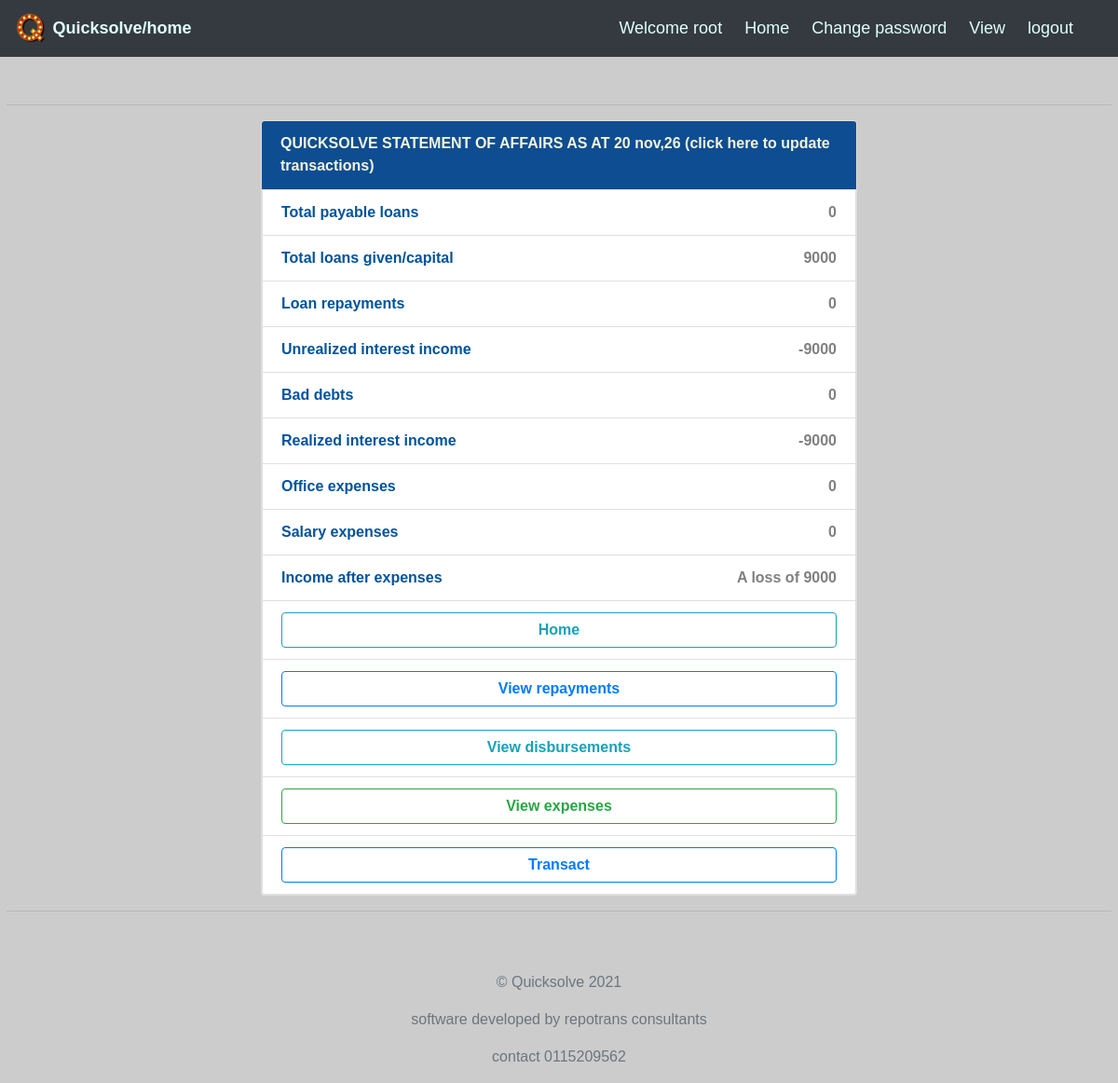
The app's page /transactions/income/ (signed in), older data.
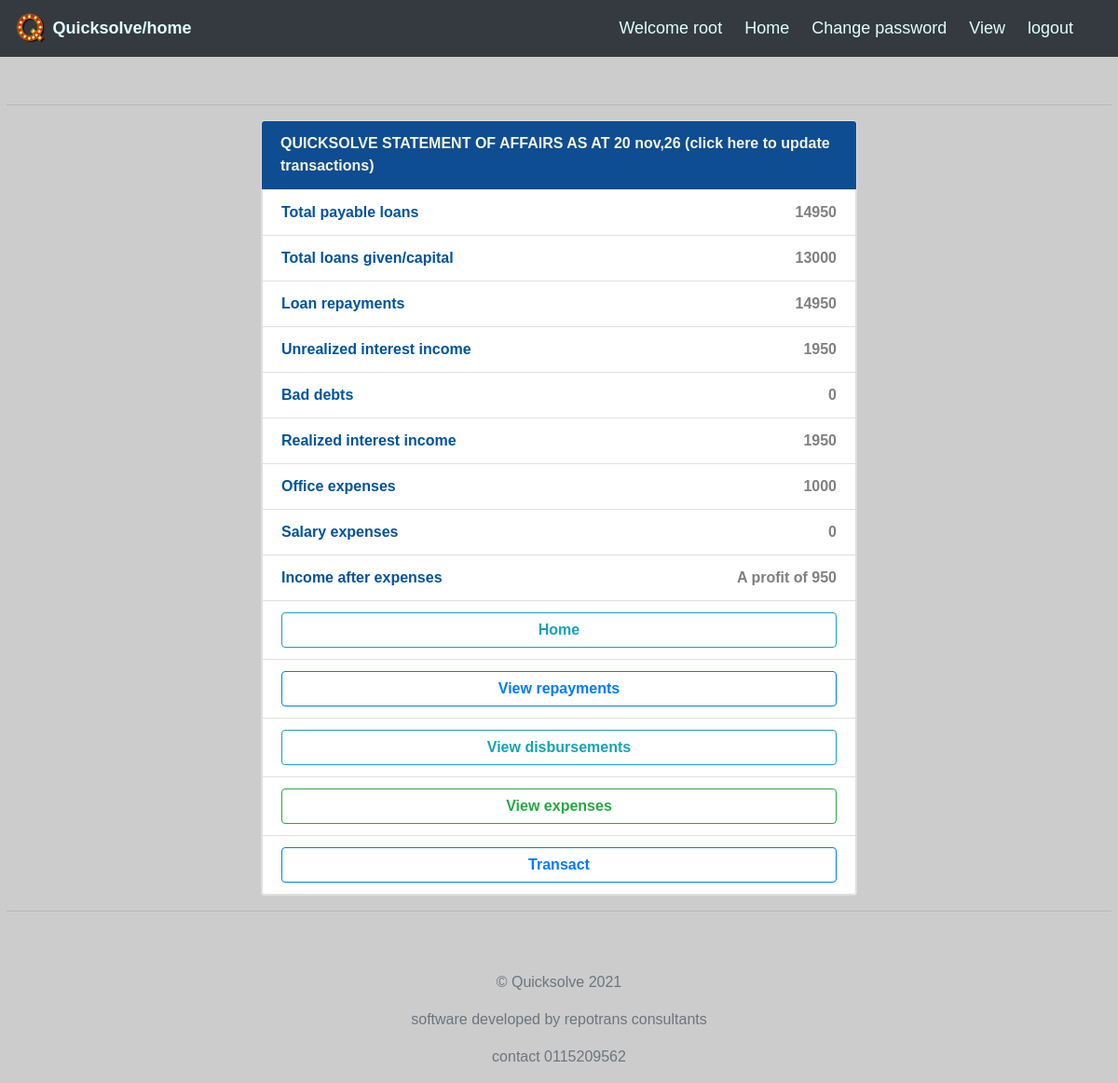
The same page, newer data.
### transactions/models.py (models this page shows, shortened)
class Transaction(models.Model):
    first_installment = models.IntegerField(default=0)
    second_installment = models.IntegerField(default=0)
    third_installment =models.IntegerField(default=0)
    fourth_installment = models.IntegerField(default=0)
    fifth_installment = models.IntegerField(default=0)
    sixth_installment =models.IntegerField(default=0)
    seventh_installment = models.IntegerField(default=0)
    eighth_installment =models.IntegerField(default=0)
    loan_payable =models.IntegerField(default=0)
    installment_description=models.CharField(max_length=1000,default="",blank=True)
    repayment_day=models.CharField(max_length=200,choices=CHOICES,default="",blank=True)
    lending_date=models.DateTimeField(default=timezone.now)
    clients_name=models.CharField(max_length=200,blank=True)
    clients_id=models.CharField(max_length=200,blank=True)
    clients_location=models.CharField(max_length=200,default="",blank=True)
    clients_phone=models.CharField(max_length=20,blank=True)
    loan_amount=models.IntegerField(default=0)
    interest_charged =models.FloatField(default=0.0)
    repayment_period = models.CharField(choices=period,max_length=100,blank=True)
    office_expenses = models.IntegerField(default=0)
    salary_expenses = models.IntegerField(default=0)
    expense_description = models.CharField(max_length=100,default="",blank=True)
    bad_debts =models.IntegerField(default=0)
    mode_of_payment = models.CharField(choices=MODE,max_length=100,default="",blank=True)
    lender=models.ForeignKey(User,on_delete=models.CASCADE)
    objects = TransactionManager()
    @cached_property
    def the_date_today(self):
       return self.lending_date.now
    @cached_property
    def total_borrowed_amount(self):
        result = Transaction.objects.aggregate(total=Sum('loan_amount'))
        return result['total']
    @cached_property
    def first_ins(self):
        result = Transaction.objects.aggregate(total=Sum('first_installment'))
        return result['total']
    @cached_property
    def second_ins(self):
        result = Transaction.objects.aggregate(total=Sum('second_installment'))
        return result['total']
    @cached_property
    def third_ins(self):
        result = Transaction.objects.aggregate(total=Sum('third_installment'))
        return result['total']
    @cached_property
    def fourth_ins(self):
        result = Transaction.objects.aggregate(total=Sum('fourth_installment'))
        return result['total']
    @cached_property
    def fifth_ins(self):
        result = Transaction.objects.aggregate(total=Sum('fifth_installment'))
        return result['total']
    @cached_property
    def sixth_ins(self):
        result = Transaction.objects.aggregate(total=Sum('sixth_installment'))
        return result['total']
    @cached_property
    def seventh_ins(self):
        result = Transaction.objects.aggregate(total=Sum('seventh_installment'))
        return result['total']
    @cached_property
    def eighth_ins(self):
        result = Transaction.objects.aggregate(total=Sum('eighth_installment'))
        return result['total']
    @cached_property
    def total_repayed_amount(self):
      method1=self.first_ins
      method2=self.second_ins
      method3=self.third_ins
      method4=self.fourth_ins
      method5=self.fifth_ins
      method6=self.sixth_ins
      method7=self.seventh_ins
      method8=self.eighth_ins
      total=method1+method2+method3+method4+method5+method6+method7+method8
      return total
    @cached_property
    def total_loans_payable(self):
        result = Transaction.objects.aggregate(total=Sum('loan_payable'))
        return result['total']
    @cached_property
    def unrealized_interest(self):
        method1 = self.total_loans_payable
        method2 = self.total_borrowed_amount
        return method1- method2
    @cached_property
    def total_bad_debts(self):
        result = Transaction.objects.aggregate(total=Sum('bad_debts'))
        return result['total']
    @cached_property
    def salary(self):
        result = Transaction.objects.aggregate(total=Sum('salary_expenses'))
        return result['total']
    @cached_property
    def office_expense(self):
        result = Transaction.objects.aggregate(total=Sum('office_expenses'))
        return result['total']
    @cached_property
    def realized_interest(self):
        method1 = self.unrealized_interest
        method2 = self.total_bad_debts
        return method1 - method2
    @cached_property
    def income(self):
        method1 = self.realized_interest
        method2 = self.office_expense
        method3 = self.salary
        income = method1 - (method2+method3)
        if income > 0:
            return 'A profit of ' + str(income)
        elif income < 0:
            return 'A loss of ' + str(abs(income))
        elif income == 0:
            return 'A breakeven of ' + str(income)

### transactions/views.py (the view)
# urls.py: path('income/', IncomeHome.as_view(), name='income'),
class IncomeHome(LoginRequiredMixin,ListView):
    model = Transaction
    reports = Transaction.objects.all()
    template_name = 'transactions/income.html'
    context_object_name = 'transactions'

### transactions/models.py (called while the page is built)
    def get_queryset(self):
        qs = super().get_queryset()
        return qs.select_related('lender')

### transactions/templates/transactions/income.html
{%extends 'index.html'%}
{%block content%}
<br>
<br>
<br>
<br>
<hr>
{%for transaction in transactions|slice:":1"%}
<div class="parent-div">
  <div class="card" >
      <div class="card-header" style="background-color: #0e4D92; color: #F5F5DC;">
        {%for transaction in transactions|slice:":1"%}
        <a href="{%url 'transaction_update' transaction.id%}" style="color: #F5F5DC;">
        <b style="float: left;">QUICKSOLVE STATEMENT OF AFFAIRS AS AT  {{transaction.the_date_today|date:'j b,y'}}
        (click here to update transactions)
        </b>
       </a>
        {%endfor%}
      </div>
    <li class="list-group-item"> <b style="float: left; color: #00539cff;">Total payable loans </b> <b
        style="float: right; color:grey;">{{transaction.total_loans_payable}} </b></li>
        <li class="list-group-item"> <b style="float: left; color: #00539cff;">Total loans given/capital </b> <b
          style="float: right; color:grey;">{{transaction.total_borrowed_amount}} </b></li>
          <li class="list-group-item"> <b style="float: left; color: #00539cff;"> Loan repayments </b> <b
            style="float: right; color:grey;">{{transaction.total_repayed_amount}}</b></li>
        <li class="list-group-item"> <b style="float: left; color: #00539cff;">Unrealized interest income </b> <b
          style="float: right; color:grey;"> {{transaction.unrealized_interest}}</b></li>
    <li class="list-group-item"> <b style="float: left; color: #00539cff;"> Bad debts </b> <b
            style="float: right; color:grey;">{{transaction.total_bad_debts}}</b></li>
    <li class="list-group-item"> <b style="float: left; color: #00539cff;"> Realized interest income </b> <b
            style="float: right; color:grey;">{{transaction.realized_interest}}</b></li>
    <li class="list-group-item"> <b style="float: left; color: #00539cff;"> Office expenses </b> <b
          style="float: right; color:grey;">{{transaction.office_expense}}</b></li>
    <li class="list-group-item"> <b style="float: left; color: #00539cff;"> Salary expenses </b> <b
            style="float: right; color:grey;">{{transaction.salary}}</b></li>
    <li class="list-group-item"> <b style="float: left; color: #00539cff;"> Income after expenses </b> <b
                style="float: right; color:grey;">{{transaction.income}}</b></li>
        <li class="list-group-item">
          <a href="{%url 'transaction_home'%}" class="btn btn-outline-info btn-block mybuttons "><b>Home</b></a>
        </li>
      <li class="list-group-item">
          <a href="{%url 'repayments'%}" class="btn btn-outline-primary btn-block mybuttons "><b>View repayments</b></a>
      </li>
      <li class="list-group-item">
        <a href="{%url 'disbursements'%}" class="btn btn-outline-info btn-block mybuttons "><b>View disbursements</b></a>
    </li>
    <li class="list-group-item">
      <a href="{%url 'expense'%}" class="btn btn-outline-success btn-block mybuttons "><b>View expenses</b></a>
  </li>
  <li class="list-group-item">
    <a href="{%url 'transaction_create'%}" class="btn btn-outline-primary btn-block mybuttons "><b>Transact</b></a>
</li>
    </div>
</div>
{%endfor%}
<hr>
{%endblock%}

Row changes from the older to the newer data that the page shows:
changed Transaction "20 nov,26": total_loans_payable "0" → "14950"; total_borrowed_amount "9000" → "13000"; total_repayed_amount "0" → "14950"; unrealized_interest "-9000" → "1950"; realized_interest "-9000" → "1950"; office_expense "0" → "1000"; income "A loss of 9000" → "A profit of 950"
